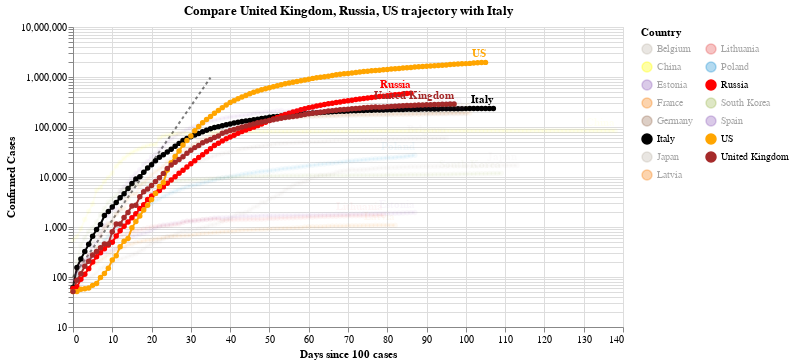

The notebook cell this image was saved under:
### Code cell
#hide_input
chart2 = make_since_chart(dff2, ['United Kingdom', 'Russia', 'US'], baseline_countries)
chart2

### Figure 1 — Vega-Lite specification as saved in the notebook (floating-point values rounded to 4 significant figures; data arrays with more than 128 entries replaced by an {"elided": "..."} marker saying what was removed)
{"config": {"view": {"continuousWidth": 400, "continuousHeight": 300}}, "layer": [{"data": {"name": "data-628230001892d6798b50651be41d1b3e"}, "mark": {"type": "line", "color": "black", "opacity": 0.5, "strokeDash": [3, 3]}, "encoding": {"x": {"type": "quantitative", "field": "Days since 100 cases"}, "y": {"type": "quantitative", "field": "Confirmed Cases"}}}, {"data": {"name": "data-23c15df408d650736148487455dfbfc2"}, "mark": {"type": "line", "point": true}, "encoding": {"color": {"type": "nominal", "field": "Country", "legend": {"columns": 2}, "scale": {"domain": ["Belgium", "China", "Estonia", "France", "Germany", "Italy", "Japan", "Latvia", "Lithuania", "Poland", "Russia", "South Korea", "Spain", "US", "United Kingdom"], "range": ["#C1B7AD", "yellow", "#9467bd", "#F58518", "#9D755D", "black", "#C1B7AD", "#F58518", "#E45756", "#2495D3", "red", "#A1BA59", "#9467bd", "orange", "brown"]}}, "opacity": {"condition": {"value": 1, "selection": "selector005"}, "value": 0.05}, "tooltip": [{"type": "nominal", "field": "Country"}, {"type": "temporal", "field": "Date"}, {"type": "quantitative", "field": "Confirmed Cases"}, {"type": "quantitative", "field": "Days since 100 cases"}], "x": {"type": "quantitative", "field": "Days since 100 cases"}, "y": {"type": "quantitative", "field": "Confirmed Cases", "scale": {"type": "log"}}}, "selection": {"selector005": {"type": "multi", "fields": ["Country"], "bind": "legend", "init": [{"Country": "United Kingdom"}, {"Country": "Russia"}, {"Country": "US"}, {"Country": "Italy"}]}}, "width": 550}, {"data": {"name": "data-23c15df408d650736148487455dfbfc2"}, "mark": {"type": "text", "align": "right", "dy": -8, "fontWeight": "bold"}, "encoding": {"color": {"type": "nominal", "field": "Country", "legend": {"columns": 2}, "scale": {"domain": ["Belgium", "China", "Estonia", "France", "Germany", "Italy", "Japan", "Latvia", "Lithuania", "Poland", "Russia", "South Korea", "Spain", "US", "United Kingdom"], "range": ["#C1B7AD", "yellow", "#9467bd", "#F58518", "#9D755D", "black", "#C1B7AD", "#F58518", "#E45756", "#2495D3", "red", "#A1BA59", "#9467bd", "orange", "brown"]}}, "opacity": {"condition": {"value": 1, "selection": "selector005"}, "value": 0.05}, "text": {"type": "nominal", "field": "Country"}, "tooltip": [{"type": "nominal", "field": "Country"}, {"type": "temporal", "field": "Date"}, {"type": "quantitative", "field": "Confirmed Cases"}, {"type": "quantitative", "field": "Days since 100 cases"}], "x": {"type": "quantitative", "field": "Days since 100 cases"}, "y": {"type": "quantitative", "field": "Confirmed Cases", "scale": {"type": "log"}}}, "transform": [{"filter": "(datum['Date'] >= 1591574400000)"}], "width": 550}], "title": "Compare United Kingdom, Russia, US trajectory with Italy", "$schema": "https://vega.github.io/schema/vega-lite/v4.0.2.json", "datasets": {"data-628230001892d6798b50651be41d1b3e": [{"Days since 100 cases": 0, "Confirmed Cases": 100.0}, {"Days since 100 cases": 1, "Confirmed Cases": 130.0}, {"Days since 100 cases": 2, "Confirmed Cases": 169.0}, {"Days since 100 cases": 3, "Confirmed Cases": 219.7}, {"Days since 100 cases": 4, "Confirmed Cases": 285.6}, {"Days since 100 cases": 5, "Confirmed Cases": 371.3}, {"Days since 100 cases": 6, "Confirmed Cases": 482.7}, {"Days since 100 cases": 7, "Confirmed Cases": 627.5}, {"Days since 100 cases": 8, "Confirmed Cases": 815.7}, {"Days since 100 cases": 9, "Confirmed Cases": 1060.0}, {"Days since 100 cases": 10, "Confirmed Cases": 1379.0}, {"Days since 100 cases": 11, "Confirmed Cases": 1792.0}, {"Days since 100 cases": 12, "Confirmed Cases": 2330.0}, {"Days since 100 cases": 13, "Confirmed Cases": 3029.0}, {"Days since 100 cases": 14, "Confirmed Cases": 3937.0}, {"Days since 100 cases": 15, "Confirmed Cases": 5119.0}, {"Days since 100 cases": 16, "Confirmed Cases": 6654.0}, {"Days since 100 cases": 17, "Confirmed Cases": 8650.0}, {"Days since 100 cases": 18, "Confirmed Cases": 11250.0}, {"Days since 100 cases": 19, "Confirmed Cases": 14620.0}, {"Days since 100 cases": 20, "Confirmed Cases": 19000.0}, {"Days since 100 cases": 21, "Confirmed Cases": 24710.0}, {"Days since 100 cases": 22, "Confirmed Cases": 32120.0}, {"Days since 100 cases": 23, "Confirmed Cases": 41750.0}, {"Days since 100 cases": 24, "Confirmed Cases": 54280.0}, {"Days since 100 cases": 25, "Confirmed Cases": 70560.0}, {"Days since 100 cases": 26, "Confirmed Cases": 91730.0}, {"Days since 100 cases": 27, "Confirmed Cases": 119300.0}, {"Days since 100 cases": 28, "Confirmed Cases": 155000.0}, {"Days since 100 cases": 29, "Confirmed Cases": 201500.0}, {"Days since 100 cases": 30, "Confirmed Cases": 262000.0}, {"Days since 100 cases": 31, "Confirmed Cases": 340600.0}, {"Days since 100 cases": 32, "Confirmed Cases": 442800.0}, {"Days since 100 cases": 33, "Confirmed Cases": 575600.0}, {"Days since 100 cases": 34, "Confirmed Cases": 748300.0}, {"Days since 100 cases": 35, "Confirmed Cases": 972800.0}], "data-23c15df408d650736148487455dfbfc2": {"elided": "1500 records"}}}
